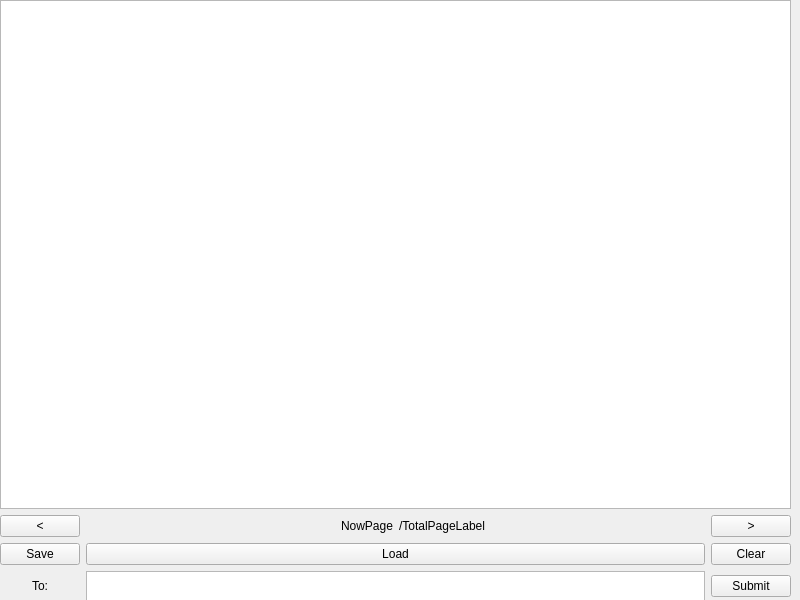
<?xml version="1.0" encoding="UTF-8"?>
<ui version="4.0">
 <class>MainWindow</class>
 <widget class="QMainWindow" name="MainWindow">
  <property name="windowModality">
   <enum>Qt::ApplicationModal</enum>
  </property>
  <property name="geometry">
   <rect>
    <x>0</x>
    <y>0</y>
    <width>800</width>
    <height>600</height>
   </rect>
  </property>
  <property name="windowTitle">
   <string>MainWindow</string>
  </property>
  <property name="toolButtonStyle">
   <enum>Qt::ToolButtonIconOnly</enum>
  </property>
  <property name="documentMode">
   <bool>false</bool>
  </property>
  <widget class="QWidget" name="centralwidget">
   <widget class="QWidget" name="gridLayoutWidget">
    <property name="geometry">
     <rect>
      <x>0</x>
      <y>0</y>
      <width>791</width>
      <height>601</height>
     </rect>
    </property>
    <layout class="QGridLayout" name="gridLayout">
     <item row="3" column="0">
      <widget class="QLabel" name="TitleLabel">
       <property name="text">
        <string>To:</string>
       </property>
       <property name="alignment">
        <set>Qt::AlignCenter</set>
       </property>
      </widget>
     </item>
     <item row="0" column="0" colspan="3">
      <widget class="QTableView" name="tableView">
       <property name="lineWidth">
        <number>1</number>
       </property>
       <attribute name="horizontalHeaderCascadingSectionResizes">
        <bool>true</bool>
       </attribute>
      </widget>
     </item>
     <item row="3" column="2">
      <widget class="QPushButton" name="SubmitButton">
       <property name="text">
        <string>Submit</string>
       </property>
      </widget>
     </item>
     <item row="1" column="0">
      <widget class="QPushButton" name="PreviousButton">
       <property name="text">
        <string>&lt;</string>
       </property>
      </widget>
     </item>
     <item row="1" column="2">
      <widget class="QPushButton" name="NextButton">
       <property name="text">
        <string>&gt;</string>
       </property>
      </widget>
     </item>
     <item row="2" column="2">
      <widget class="QPushButton" name="ClearButton">
       <property name="text">
        <string>Clear</string>
       </property>
      </widget>
     </item>
     <item row="2" column="1">
      <widget class="QPushButton" name="SelectButton">
       <property name="text">
        <string>Load</string>
       </property>
      </widget>
     </item>
     <item row="3" column="1">
      <widget class="QTextEdit" name="InputTextBox">
       <property name="sizePolicy">
        <sizepolicy hsizetype="Expanding" vsizetype="Expanding">
         <horstretch>0</horstretch>
         <verstretch>0</verstretch>
        </sizepolicy>
       </property>
       <property name="maximumSize">
        <size>
         <width>16777215</width>
         <height>30</height>
        </size>
       </property>
       <property name="sizeIncrement">
        <size>
         <width>0</width>
         <height>0</height>
        </size>
       </property>
      </widget>
     </item>
     <item row="2" column="0">
      <widget class="QPushButton" name="SaveButton">
       <property name="text">
        <string>Save</string>
       </property>
      </widget>
     </item>
     <item row="1" column="1">
      <layout class="QHBoxLayout" name="horizontalLayout">
       <item>
        <widget class="QLabel" name="NowPageLabel">
         <property name="text">
          <string>NowPage</string>
         </property>
         <property name="alignment">
          <set>Qt::AlignRight|Qt::AlignTrailing|Qt::AlignVCenter</set>
         </property>
        </widget>
       </item>
       <item>
        <widget class="QLabel" name="TotalPageLabel">
         <property name="text">
          <string>/TotalPageLabel</string>
         </property>
        </widget>
       </item>
      </layout>
     </item>
    </layout>
   </widget>
  </widget>
 </widget>
 <resources/>
 <connections/>
</ui>
